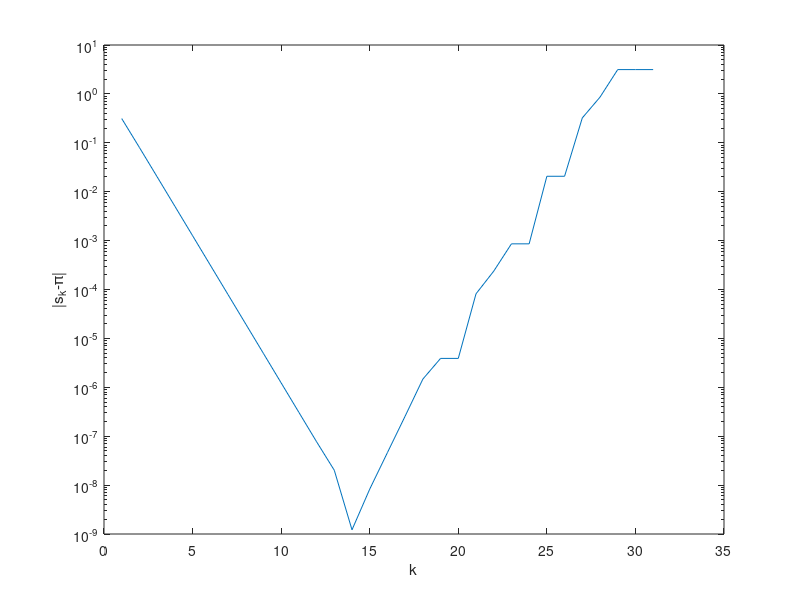

The MATLAB script that drew this image:
N = 4;
L(1) = sqrt(2);
s(1) = N*L(1)/2;
for k = 1:30
  N = N*2;
  L(k+1) = sqrt( 2*(1-sqrt(1-L(k)^2/4)) );
  s(k+1) = N*L(k+1)/2;
end

semilogy(1:length(s), abs(s-pi));
ylabel('|s_k-\pi|');
xlabel('k')
